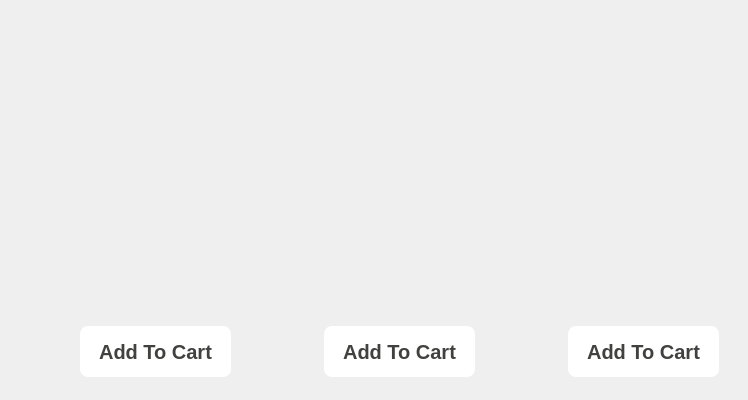
                   <widget class="QWidget" name="wg8" native="true">
                    <property name="minimumSize">
                     <size>
                      <width>550</width>
                      <height>400</height>
                     </size>
                    </property>
                    <layout class="QHBoxLayout" name="horizontalLayout_8">
                     <item>
                      <widget class="QWidget" name="widget_25" native="true">
                       <layout class="QVBoxLayout" name="verticalLayout_9">
                        <item alignment="Qt::AlignmentFlag::AlignHCenter">
                         <widget class="QWidget" name="wb22" native="true">
                          <property name="sizePolicy">
                           <sizepolicy hsizetype="Expanding" vsizetype="Preferred">
                            <horstretch>0</horstretch>
                            <verstretch>0</verstretch>
                           </sizepolicy>
                          </property>
                          <property name="minimumSize">
                           <size>
                            <width>220</width>
                            <height>200</height>
                           </size>
                          </property>
                          <property name="maximumSize">
                           <size>
                            <width>220</width>
                            <height>200</height>
                           </size>
                          </property>
                          <property name="styleSheet">
                           <string notr="true">background-color:transparent;</string>
                          </property>
                         </widget>
                        </item>
                        <item>
                         <widget class="QWidget" name="widget_26" native="true">
                          <widget class="QPushButton" name="btnAdd22">
                           <property name="geometry">
                            <rect>
                             <x>60</x>
                             <y>100</y>
                             <width>151</width>
                             <height>51</height>
                            </rect>
                           </property>
                           <property name="sizePolicy">
                            <sizepolicy hsizetype="Fixed" vsizetype="Preferred">
                             <horstretch>0</horstretch>
                             <verstretch>0</verstretch>
                            </sizepolicy>
                           </property>
                           <property name="font">
                            <font>
                             <pointsize>15</pointsize>
                             <bold>true</bold>
                            </font>
                           </property>
                           <property name="cursor">
                            <cursorShape>PointingHandCursor</cursorShape>
                           </property>
                           <property name="styleSheet">
                            <string notr="true">QPushButton{
	background-color: rgb(255, 255, 255);
border-radius: 8px;
	color: rgb(65, 66, 63);
t
}
QPushButton:hover{
background-color: rgb(239, 50, 104); 
    color: white;
}
QPushButton:checked{
 background-color: rgb(239, 50, 104);
 color: white;
}</string>
                           </property>
                           <property name="text">
                            <string>Add To Cart</string>
                           </property>
                          </widget>
                          <widget class="QLabel" name="lblCost22">
                           <property name="geometry">
                            <rect>
                             <x>30</x>
                             <y>10</y>
                             <width>211</width>
                             <height>76</height>
                            </rect>
                           </property>
                           <property name="font">
                            <font>
                             <family>Segoe UI</family>
                             <pointsize>-1</pointsize>
                             <bold>true</bold>
                             <hintingpreference>PreferFullHinting</hintingpreference>
                            </font>
                           </property>
                           <property name="styleSheet">
                            <string notr="true">color: white;
text-align: center;
padding-left:10px;
font-size: 20px;</string>
                           </property>
                           <property name="alignment">
                            <set>Qt::AlignmentFlag::AlignCenter</set>
                           </property>
                          </widget>
                         </widget>
                        </item>
                       </layout>
                      </widget>
                     </item>
                     <item>
                      <widget class="QWidget" name="widget_23" native="true">
                       <layout class="QVBoxLayout" name="verticalLayout_18">
                        <item alignment="Qt::AlignmentFlag::AlignHCenter">
                         <widget class="QWidget" name="wb23" native="true">
                          <property name="sizePolicy">
                           <sizepolicy hsizetype="Expanding" vsizetype="Preferred">
                            <horstretch>0</horstretch>
                            <verstretch>0</verstretch>
                           </sizepolicy>
                          </property>
                          <property name="minimumSize">
                           <size>
                            <width>220</width>
                            <height>200</height>
                           </size>
                          </property>
                          <property name="maximumSize">
                           <size>
                            <width>220</width>
                            <height>200</height>
                           </size>
                          </property>
                          <property name="styleSheet">
                           <string notr="true">background-color:transparent;</string>
                          </property>
                         </widget>
                        </item>
                        <item>
                         <widget class="QWidget" name="widget_24" native="true">
                          <widget class="QPushButton" name="btnAdd23">
                           <property name="geometry">
                            <rect>
                             <x>60</x>
                             <y>100</y>
                             <width>151</width>
                             <height>51</height>
                            </rect>
                           </property>
                           <property name="sizePolicy">
                            <sizepolicy hsizetype="Fixed" vsizetype="Preferred">
                             <horstretch>0</horstretch>
                             <verstretch>0</verstretch>
                            </sizepolicy>
                           </property>
                           <property name="font">
                            <font>
                             <pointsize>15</pointsize>
                             <bold>true</bold>
                            </font>
                           </property>
                           <property name="cursor">
                            <cursorShape>PointingHandCursor</cursorShape>
                           </property>
                           <property name="styleSheet">
                            <string notr="true">QPushButton{
	background-color: rgb(255, 255, 255);
border-radius: 8px;
	color: rgb(65, 66, 63);
t
}
QPushButton:hover{
background-color: rgb(239, 50, 104); 
    color: white;
}
QPushButton:checked{
 background-color: rgb(239, 50, 104);
 color: white;
}</string>
                           </property>
                           <property name="text">
                            <string>Add To Cart</string>
                           </property>
                          </widget>
                          <widget class="QLabel" name="lblCost23">
                           <property name="geometry">
                            <rect>
                             <x>30</x>
                             <y>10</y>
                             <width>211</width>
                             <height>76</height>
                            </rect>
                           </property>
                           <property name="font">
                            <font>
                             <family>Segoe UI</family>
                             <pointsize>-1</pointsize>
                             <bold>true</bold>
                             <hintingpreference>PreferFullHinting</hintingpreference>
                            </font>
                           </property>
                           <property name="styleSheet">
                            <string notr="true">color: white;
text-align: center;
padding-left:10px;
font-size: 20px;</string>
                           </property>
                           <property name="alignment">
                            <set>Qt::AlignmentFlag::AlignCenter</set>
                           </property>
                          </widget>
                         </widget>
                        </item>
                       </layout>
                      </widget>
                     </item>
                     <item>
                      <widget class="QWidget" name="widget_21" native="true">
                       <layout class="QVBoxLayout" name="verticalLayout_17">
                        <item alignment="Qt::AlignmentFlag::AlignHCenter">
                         <widget class="QWidget" name="wb24" native="true">
                          <property name="sizePolicy">
                           <sizepolicy hsizetype="Expanding" vsizetype="Preferred">
                            <horstretch>0</horstretch>
                            <verstretch>0</verstretch>
                           </sizepolicy>
                          </property>
                          <property name="minimumSize">
                           <size>
                            <width>220</width>
                            <height>200</height>
                           </size>
                          </property>
                          <property name="maximumSize">
                           <size>
                            <width>220</width>
                            <height>200</height>
                           </size>
                          </property>
                          <property name="styleSheet">
                           <string notr="true">background-color:transparent;</string>
                          </property>
                         </widget>
                        </item>
                        <item>
                         <widget class="QWidget" name="widget_22" native="true">
                          <widget class="QPushButton" name="btnAdd24">
                           <property name="geometry">
                            <rect>
                             <x>60</x>
                             <y>100</y>
                             <width>151</width>
                             <height>51</height>
                            </rect>
                           </property>
                           <property name="sizePolicy">
                            <sizepolicy hsizetype="Fixed" vsizetype="Preferred">
                             <horstretch>0</horstretch>
                             <verstretch>0</verstretch>
                            </sizepolicy>
                           </property>
                           <property name="font">
                            <font>
                             <pointsize>15</pointsize>
                             <bold>true</bold>
                            </font>
                           </property>
                           <property name="cursor">
                            <cursorShape>PointingHandCursor</cursorShape>
                           </property>
                           <property name="styleSheet">
                            <string notr="true">QPushButton{
	background-color: rgb(255, 255, 255);
border-radius: 8px;
	color: rgb(65, 66, 63);
t
}
QPushButton:hover{
background-color: rgb(239, 50, 104); 
    color: white;
}
QPushButton:checked{
 background-color: rgb(239, 50, 104);
 color: white;
}</string>
                           </property>
                           <property name="text">
                            <string>Add To Cart</string>
                           </property>
                          </widget>
                          <widget class="QLabel" name="lblCost24">
                           <property name="geometry">
                            <rect>
                             <x>30</x>
                             <y>10</y>
                             <width>211</width>
                             <height>76</height>
                            </rect>
                           </property>
                           <property name="font">
                            <font>
                             <family>Segoe UI</family>
                             <pointsize>-1</pointsize>
                             <bold>true</bold>
                             <hintingpreference>PreferFullHinting</hintingpreference>
                            </font>
                           </property>
                           <property name="styleSheet">
                            <string notr="true">color: white;
text-align: center;
padding-left:10px;
font-size: 20px;</string>
                           </property>
                           <property name="alignment">
                            <set>Qt::AlignmentFlag::AlignCenter</set>
                           </property>
                          </widget>
                         </widget>
                        </item>
                       </layout>
                      </widget>
                     </item>
                    </layout>
                   </widget>
